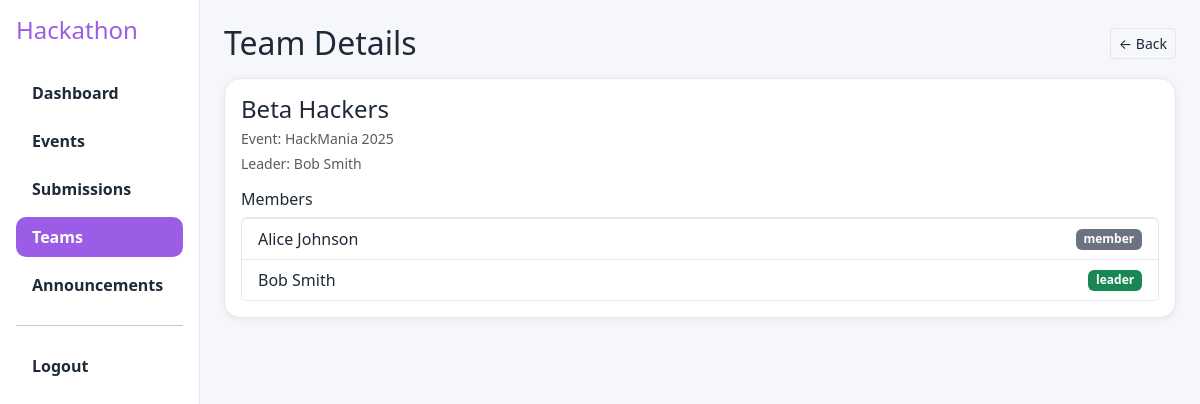
Screenshot of /participant/team/2 (signed in) with the database file from the repository.
### tables this page shows
CREATE TABLE Teams (
    team_id INTEGER PRIMARY KEY AUTOINCREMENT,
    team_name TEXT NOT NULL,
    event_id INTEGER NOT NULL,
    leader_id INTEGER NOT NULL,
    created_at DATETIME DEFAULT CURRENT_TIMESTAMP,
    FOREIGN KEY (event_id) REFERENCES Events(event_id) ON DELETE CASCADE,
    FOREIGN KEY (leader_id) REFERENCES Users(user_id) ON DELETE CASCADE
);

CREATE TABLE TeamMembers (
    member_id INTEGER PRIMARY KEY AUTOINCREMENT,
    team_id INTEGER NOT NULL,
    user_id INTEGER NOT NULL,
    role TEXT DEFAULT 'member',
    FOREIGN KEY (team_id) REFERENCES Teams(team_id) ON DELETE CASCADE,
    FOREIGN KEY (user_id) REFERENCES Users(user_id) ON DELETE CASCADE
);

### models/event.py (models this page shows)
class Event(db.Model):
    __tablename__ = "Events"
    event_id = db.Column(db.Integer, primary_key=True, autoincrement=True)
    name = db.Column(db.String(150), nullable=False)
    theme = db.Column(db.String(100))
    rules = db.Column(db.Text)
    start_date = db.Column(db.DateTime, nullable=False)
    end_date = db.Column(db.DateTime, nullable=False)
    prizes = db.Column(db.JSON)
    created_by = db.Column(db.Integer, db.ForeignKey('Users.user_id'), nullable=False)

### models/user.py (models this page shows)
class User(db.Model):
    __tablename__ = "Users"
    user_id = db.Column(db.Integer, primary_key=True, autoincrement=True)
    name = db.Column(db.String(100), nullable=False)
    email = db.Column(db.String(150), unique=True, nullable=False)
    password = db.Column(db.String(255), nullable=False)   # plain text password
    role = db.Column(db.Enum("participant", "judge", "organizer"), nullable=False)
    created_at = db.Column(db.DateTime, default=datetime.utcnow)

### routes/participant.py (the view)
@participant_bp.route("/team/<int:team_id>")
@login_required
@roles_required("participant")
def team_details(team_id):
    user_id, _ = get_current_user()
    team_info = None
    try:
        membership_check_sql = text("""
            SELECT 1 FROM TeamMembers WHERE team_id = :team_id AND user_id = :user_id
        """)
        is_member = db.session.execute(membership_check_sql, {"team_id": team_id, "user_id": user_id}).scalar()
        if not is_member:
            flash("You are not authorized to view this team.", "danger")
            return redirect(url_for('participant.teams'))
        team_sql = text("""
            SELECT t.team_id, t.team_name, e.name as event_name, u_leader.name as leader_name
            FROM Teams t
            JOIN Events e ON t.event_id = e.event_id
            JOIN Users u_leader ON t.leader_id = u_leader.user_id
            WHERE t.team_id = :team_id
        """)
        team_info = db.session.execute(team_sql, {"team_id": team_id}).mappings().first()
        if team_info:
            members_sql = text("""
                SELECT u.name, tm.role
                FROM TeamMembers tm
                JOIN Users u ON tm.user_id = u.user_id
                WHERE tm.team_id = :team_id
                ORDER BY u.name
            """)
            members = db.session.execute(members_sql, {"team_id": team_id}).mappings().all()
            team_info = dict(team_info)
            team_info['members'] = members
    except Exception as e:
        print(f"Error fetching team details: {e}")
        team_info = None
    current_user_name = session.get('user_name')
    return render_template("participants/P-team-details.html", team=team_info, current_user_name=current_user_name)

### routes/utils.py (called while the page is built)
def login_required(view_func):
    @wraps(view_func)
    def wrapper(*args, **kwargs):
        if not session.get("user_id"):
            flash("Please log in to continue.", "warning")
            return redirect(url_for("auth.login_page"))
        return view_func(*args, **kwargs)
    return wrapper

def roles_required(*roles):
    def decorator(view_func):
        @wraps(view_func)
        def wrapper(*args, **kwargs):
            role = session.get("role")
            if role not in roles:
                flash("You are not authorized to access this page.", "danger")
                return redirect(url_for("auth.login_page"))
            return view_func(*args, **kwargs)
        return wrapper
    return decorator

def get_current_user():
    return session.get("user_id"), session.get("role")

### templates/participants/P-team-details.html (shortened to what this page needs)
{% extends 'participants/P-base.html' %}
{% block topbar %}
<div class="d-flex justify-content-between align-items-center mb-3">
    <h2 class="m-0">Team Details</h2>
    <a href="{{ url_for('participant.teams') }}" class="btn btn-outline-secondary btn-sm">&larr; Back</a>
</div>
{% endblock %}
{% block content %}
<div class="card p-3">
    {% if team %}
        <h4 class="mb-1">{{ team.team_name }}</h4>
        <p class="mb-1 small text-muted">Event: {{ team.event_name }}</p>
        <p class="mb-3 small text-muted">Leader: {{ team.leader_name }}</p>
        <h6>Members</h6>
        <ul class="list-group mb-0">
            {% for member in team.members %}
            <li class="list-group-item d-flex justify-content-between align-items-center">
                <span>{{ member.name }}</span>
                <span class="badge bg-{% if member.role=='leader' %}success{% else %}secondary{% endif %}">{{ member.role }}</span>
            </li>
            {% endfor %}
        </ul>
    {% else %}
        <div class="alert alert-danger m-0">Team not found or access denied.</div>
    {% endif %}
</div>
{% endblock %}

### templates/participants/P-base.html (style rules this page uses)
:root { --bg:#f6f7fb;--card:#ffffff;--text:#1f2937;--muted:#6b7280;--border:#e5e7eb;--brand:#9b5de5; }
body { background:var(--bg);color:var(--text);font-family:system-ui,-apple-system,Segoe UI,Roboto,"Helvetica Neue",Arial,"Noto Sans";transition:background .25s,color .25s; }
.card { border:1px solid var(--border);background:var(--card);border-radius:16px;box-shadow:0 2px 8px rgba(0,0,0,.06); }
.list-group-item { background:var(--card);color:var(--text);border-color:var(--border); }
.badge.bg-secondary { background:var(--muted)!important;color:#fff; }
a { color:var(--brand); }
.btn-outline-secondary { color:var(--text);border-color:var(--border); }
.card h1,.card h2,.card h3,.card h4,.card h5,.card h6,.card .card-title { color:var(--text)!important; }

### rows the page displays
Teams: team_name "Beta Hackers"
Event: event_name "HackMania 2025"
User: leader_name "Bob Smith", name "Bob Smith"
User: name "Alice Johnson"
TeamMembers: role "member"
TeamMembers: role "leader"
